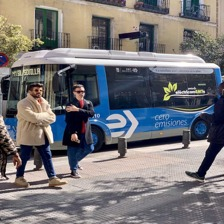
#> input picture ViT/assets/sample.jpg, 224 x 224 px
$ python make_figures.py
#> lines starting #> are read from the running program, lines starting #| are printed output that depends on the picture
"""Draw the two figures used in README.md (no model required).

    python make_figures.py

    assets/vit_architecture.png  -- the whole pipeline + one encoder block, with shapes
    assets/patchify.png          -- image -> 196 patches -> token sequence, on a real photo

Fonts: tries Chinese fonts (Microsoft YaHei etc.) and falls back to English labels
automatically, so the script also runs on a machine without CJK fonts.
"""

import os

import matplotlib
matplotlib.use("Agg")
import matplotlib.font_manager as fm
import matplotlib.pyplot as plt
import numpy as np
from matplotlib.patches import FancyArrowPatch, FancyBboxPatch, Circle
from PIL import Image

# --------------------------------------------------------------------------------------
# fonts: pick a CJK font if we have one
# --------------------------------------------------------------------------------------
CJK_CANDIDATES = ["Microsoft YaHei", "SimHei", "Noto Sans CJK SC", "Source Han Sans SC",
                  "PingFang SC", "DengXian", "SimSun"]
_have = {f.name for f in fm.fontManager.ttflist}
CJK = next((c for c in CJK_CANDIDATES if c in _have), None)
if CJK:
    plt.rcParams["font.sans-serif"] = [CJK, "DejaVu Sans"]
    plt.rcParams["axes.unicode_minus"] = False


def t(zh, en):
    """Pick Chinese or English label depending on font availability."""
    return zh if CJK else en


INK = "#16233a"
SUB = "#41557a"
BLUE, BLUE_FC = "#3b6cb8", "#e9f1fd"
ORANGE, ORANGE_FC = "#c26a12", "#fdf1e2"
GREEN, GREEN_FC = "#2f7d5b", "#e7f4ee"
GREY = "#6b7a90"
PURPLE, PURPLE_FC = "#6b4fa1", "#f0ebfa"


def box(ax, cx, cy, w, h, title, sub=None, fc=BLUE_FC, ec=BLUE, title_fs=11.5, sub_fs=9, zorder=2):
    ax.add_patch(FancyBboxPatch((cx - w / 2, cy - h / 2), w, h, boxstyle="round,pad=0.02,rounding_size=0.6",
                                fc=fc, ec=ec, lw=1.5, zorder=zorder))
    if sub:
        ax.text(cx, cy + h * 0.17, title, ha="center", va="center", fontsize=title_fs,
                color=INK, weight="bold", zorder=zorder + 1)
        ax.text(cx, cy - h * 0.2, sub, ha="center", va="center", fontsize=sub_fs,
                color=SUB, zorder=zorder + 1, linespacing=1.35)
    else:
        ax.text(cx, cy, title, ha="center", va="center", fontsize=title_fs, color=INK,
                weight="bold", zorder=zorder + 1)


def arrow(ax, p0, p1, color=GREY, lw=1.6, style="-|>", ls="-", rad=0.0):
    ax.add_patch(FancyArrowPatch(p0, p1, arrowstyle=style, mutation_scale=13, lw=lw,
                                 color=color, linestyle=ls, zorder=1,
                                 connectionstyle=f"arc3,rad={rad}", shrinkA=2, shrinkB=2))


def oplus(ax, cx, cy, r=0.55, label="⊕"):
    ax.add_patch(Circle((cx, cy), r, fc="white", ec=GREY, lw=1.4, zorder=4))
    ax.text(cx, cy, label, ha="center", va="center", fontsize=13, color=GREY, zorder=5)


# ======================================================================================
# Figure 1: the architecture
# ======================================================================================
def figure_architecture(path):
#> called with path = 'assets/vit_architecture.png'
    fig, ax = plt.subplots(figsize=(14.6, 8.8))
    ax.set_xlim(0, 100); ax.set_ylim(0, 100); ax.axis("off")

    ax.text(2, 97.5, t("Vision Transformer（ViT-B/16）：一次前向传播就是这几步",
                       "Vision Transformer (ViT-B/16): one forward pass"),
            fontsize=15, weight="bold", color=INK)

    # ---------------- left column: the pipeline ----------------
    x = 17
    stages = [
        (89, t("输入图像", "input image"), "x ∈ R^(1×3×224×224)", BLUE_FC, BLUE),
        (78, t("切成 14×14 个 16×16 patch", "split into 14×14 patches of 16×16"),
         t("196 个 patch，每个 16·16·3 = 768 维", "196 patches, each 16·16·3 = 768 dims"), BLUE_FC, BLUE),
        (67, t("线性投影 E  （即 Eq.1）", "linear projection E  (Eq.1)"),
         t("768 → 768，token 序列 196 × 768", "768 → 768, tokens 196 × 768"), BLUE_FC, BLUE),
        (56, t("前面拼 [CLS]，再加位置编码", "prepend [CLS], add pos-embed"),
         t("197 × 768（1 个 CLS + 196 个 patch）", "197 × 768 (1 CLS + 196 patches)"), BLUE_FC, BLUE),
    ]
    for y, title, sub, fc, ec in stages:
        box(ax, x, y, 26, 8.2, title, sub, fc=fc, ec=ec)
    labels = [t("patchify", "patchify"), t("E ∈ R^(768×768)", "E ∈ R^(768×768)"),
              t("+ [CLS] + pos", "+ [CLS] + pos")]
    for (y0, *_), y1, lab in zip(stages[:-1], [s[0] for s in stages[1:]], labels):
        arrow(ax, (x, y0 - 4.1), (x, y1 + 4.1))
        ax.text(x + 0.8, (y0 + y1) / 2, lab, fontsize=8.5, color=GREY, va="center")

    box(ax, x, 42, 26, 10, t("Transformer Encoder  × 12", "Transformer Encoder  × 12"),
        t("每层形状不变：197 × 768", "shape-preserving: 197 × 768"), fc=ORANGE_FC, ec=ORANGE, title_fs=12.5)
    arrow(ax, (x, 51.9), (x, 47.1))
    arrow(ax, (x + 13.2, 42), (49, 42), color=ORANGE, lw=1.8, rad=0.0)
    ax.text(41, 43.6, t("放大 →", "zoom →"), fontsize=9, color=ORANGE)

    arrow(ax, (x, 36.9), (x, 32.1))
    ax.text(x + 0.8, 34.6, "LayerNorm", fontsize=8.5, color=GREY, va="center")

    box(ax, x, 28, 26, 7.6, t("只取 [CLS] 那一个 token", "take the [CLS] token"),
        t("197 × 768  →  768", "197 × 768  →  768"), fc=GREEN_FC, ec=GREEN)
    arrow(ax, (x, 24.1), (x, 19.9))
    box(ax, x, 16, 26, 7.4, t("MLP Head（768 → 1000）", "MLP head (768 → 1000)"),
        t("= 一个 Linear + softmax", "one Linear + softmax"), fc=GREEN_FC, ec=GREEN)
    arrow(ax, (x, 12.2), (x, 9.4))
    box(ax, x, 6, 26, 5.6, t("1000 类 logits", "1000 logits"), fc="white", ec=GREY)

    # footnotes
    ax.text(2, 1.6, t("总计 86.6M 参数 · 17.7 GMAC / 图 · 没有一处卷积（除 patch 切分本身）",
                     "86.6M params · 17.7 GMAC/image · zero convolutions except the patch split"),
            fontsize=9, color=GREY)

    # ---------------- right panel: one encoder block ----------------
    px0, px1 = 47, 99
    ax.add_patch(FancyBboxPatch((px0, 12), px1 - px0, 82, boxstyle="round,pad=0.02,rounding_size=1.2",
                                fc="#fbfcfe", ec="#c9d4e4", lw=1.2, zorder=0))
    ax.text((px0 + px1) / 2, 90, t("一个 Encoder Block 内部（12 层完全相同）", "inside one encoder block (x12)"),
            fontsize=12, weight="bold", color=INK, ha="center")

    xin, xatt = 60, 0
    # x inlet
    ax.text(px0 + 2.2, 81.5, "x", fontsize=12, weight="bold", color=INK)
    ax.text(px0 + 3.6, 81.5, t("(197 × 768)", "(197 × 768)"), fontsize=9, color=SUB)
    arrow(ax, (px0 + 2, 80.4), (px0 + 2, 76.5), color=INK, lw=1.4)

    # branch: top path (attention) and bottom path (MLP) from the same x
    ax.plot([px0 + 2, px0 + 2], [83.2, 20], color=INK, lw=1.4, zorder=1)          # trunk
    ax.plot([px0 + 2, 55.4], [76.5, 76.5], color=INK, lw=1.4, zorder=1)
    ax.plot([px0 + 2, 55.4], [52, 52], color=INK, lw=1.4, zorder=1)

    box(ax, 58.4, 76.5, 6.2, 6.4, t("LN", "LN"), fc="white", ec=GREY, title_fs=10.5)
    arrow(ax, (61.5, 76.5), (64.4, 76.5), color=INK)
    box(ax, 76, 76.5, 22, 10.4, t("多头自注意力 MSA", "multi-head self-attention"),
        t("h = 12 头, d_h = 64\nA = softmax(q·k^T / √64)：197 × 197\nout = A·v·W_O：197 × 768",
          "h = 12 heads, d_h = 64\nA = softmax(q·k^T / √64): 197 × 197\nout = A·v·W_O: 197 × 768"),
        fc=ORANGE_FC, ec=ORANGE, title_fs=11)
    arrow(ax, (87, 76.5), (90.4, 76.5), color=INK)
    oplus(ax, 91.6, 76.5)
    arrow(ax, (92.2, 76.5), (96.5, 76.5), color=INK)

    # residual arc into the first oplus
    ax.annotate("", xy=(91.6, 77.1), xytext=(91.6, 83.2),
                arrowprops=dict(arrowstyle="-|>", color=GREEN, lw=1.5,
                                connectionstyle="arc3,rad=0.0", shrinkA=0, shrinkB=0))
    ax.plot([px0 + 2, 91.6], [83.2, 83.2], color=GREEN, lw=1.5, ls=(0, (5, 3)), zorder=1)
    ax.plot([91.6, 91.6], [83.2, 77.1], color=GREEN, lw=1.5, ls=(0, (5, 3)), zorder=1)
    ax.text(83, 84.4, t("残差直连（identity）", "residual"), fontsize=8.5, color=GREEN)

    # second sub-block
    ax.text(96.6, 79.4, "x'", fontsize=11, weight="bold", color=INK)
    ax.plot([96.5, 96.5], [76.5, 52], color=INK, lw=1.4, zorder=1)
    ax.plot([96.5, 96.5], [52, 48], color=INK, lw=1.4, zorder=1)
    box(ax, 58.4, 52, 6.2, 6.4, t("LN", "LN"), fc="white", ec=GREY, title_fs=10.5)
    ax.plot([96.5, 55.4], [52, 52], color=INK, lw=1.4, zorder=1)
    arrow(ax, (61.5, 52), (64.4, 52), color=INK)
    box(ax, 76, 52, 22, 10.4, t("MLP（逐 token 独立）", "MLP (per token, independent)"),
        t("768 → 3072 → 768, GELU\n占单层参数的 67%",
          "768 → 3072 → 768, GELU\n67% of a block's params"),
        fc=PURPLE_FC, ec=PURPLE, title_fs=11)
    arrow(ax, (87, 52), (90.4, 52), color=INK)
    oplus(ax, 91.6, 52)
    arrow(ax, (92.2, 52), (96.5, 52), color=INK)
    ax.plot([px0 + 2, 91.6], [45, 45], color=GREEN, lw=1.5, ls=(0, (5, 3)), zorder=1)
    ax.plot([91.6, 91.6], [45, 52.6], color=GREEN, lw=1.5, ls=(0, (5, 3)), zorder=1)
    ax.annotate("", xy=(91.6, 51.4), xytext=(91.6, 45),
                arrowprops=dict(arrowstyle="-|>", color=GREEN, lw=1.5, shrinkA=0, shrinkB=0))
    ax.plot([px0 + 2, px0 + 2], [45, 20], color=INK, lw=1.4, zorder=1)

    ax.text(px0 + 2.2, 18.5, t("输出 (197 × 768)，送进下一层", "output (197 x 768) -> next block"),
            fontsize=9.5, color=INK)

    # what attention actually does
    ax.add_patch(FancyBboxPatch((px0 + 1.5, 22.5), 49, 19.5, boxstyle="round,pad=0.02,rounding_size=0.9",
                                fc="white", ec="#dde4ee", lw=1.0, zorder=2))
    ax.text(px0 + 3, 39.8, t("“每个 token 看所有 token”是什么意思", "'every token looks at all tokens'"),
            fontsize=10, weight="bold", color=INK)
    lines = [
        t("① 197 个 token 各自乘 3 个矩阵，得到 q、k、v（197 × 768）",
          "1) each of the 197 tokens makes q, k, v (197 x 768)"),
        t("② q 和 k 两两点积 → 197 × 197 的分数矩阵：第 i 行 = “token i 和谁相关”",
          "2) pairwise q·k -> 197 x 197 scores; row i = who token i cares about"),
        t("③ softmax 把每一行归一化成权重（行和 = 1）",
          "3) softmax normalises each row (sums to 1)"),
        t("④ 用权重对 v 加权求和 → 每个 token 变成“大家信息的混合”",
          "4) weighted sum of v -> each token becomes a mix of all tokens"),
        t("⑤ 全流程的“图像空间结构”只来自 pos-embed，别的都不知道 2D 位置",
          "5) all 2D structure comes from pos-embed; nothing else knows position"),
    ]
    for i, ln in enumerate(lines):
        ax.text(px0 + 3, 36.2 - i * 2.9, ln, fontsize=8.8, color=SUB)

    fig.tight_layout()
    fig.savefig(path, dpi=170, bbox_inches="tight", facecolor="white")
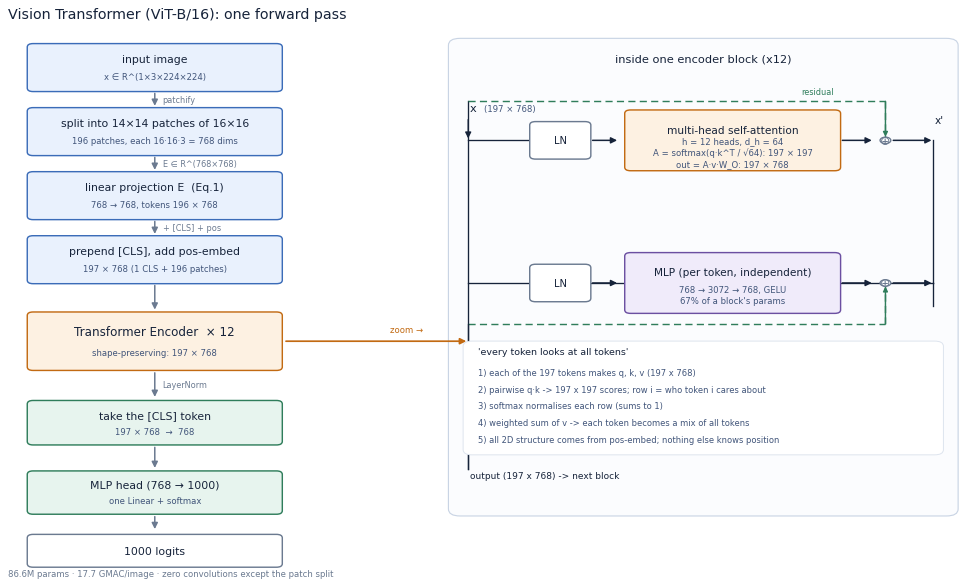
#> figure drawn by matplotlib, 1 panel
    plt.close(fig)
    print("wrote", path)


# ======================================================================================
# Figure 2: patchify on a real photo
# ======================================================================================
def figure_patchify(path, img_path="assets/sample.jpg", patch=16):
    """(a) the image cut into a grid  (b) one row of patches laid out as a token sequence."""
#> called with path = 'assets/patchify.png', img_path = 'assets/sample.jpg', patch = 16
    img = Image.open(img_path).convert("RGB").resize((224, 224), Image.BICUBIC)
#> img is the input picture: PIL image 224x224 RGB; mean R, G, B 117.4, 115.6, 118.3
    a = np.asarray(img)
    g = 224 // patch  # 14

    fig = plt.figure(figsize=(13.2, 4.9))

    # ---------------- (a) image + grid ----------------
    ax0 = fig.add_axes([0.01, 0.06, 0.30, 0.84])
    ax0.imshow(a)
    for i in range(g + 1):
        ax0.axhline(i * patch - 0.5, color="white", lw=0.6, alpha=0.75)
        ax0.axvline(i * patch - 0.5, color="white", lw=0.6, alpha=0.75)
    for c in range(g):  # row-major order made explicit on the first row
        ax0.text(c * patch + patch / 2, patch / 2, str(c), color="white", fontsize=7,
                 ha="center", va="center", weight="bold",
                 bbox=dict(fc="black", alpha=0.5, pad=1.0, ec="none"))
    for idx in (g, g * g - 1):
        r, c = divmod(idx, g)
        ax0.add_patch(plt.Rectangle((c * patch - 0.5, r * patch - 0.5), patch, patch,
                                    fill=False, ec="#ffd166", lw=2.2))
        ax0.text(c * patch + patch / 2, r * patch + patch / 2, str(idx), color="white",
                 fontsize=7.5, ha="center", va="center", weight="bold",
                 bbox=dict(fc="black", alpha=0.6, pad=1.2, ec="none"))
    ax0.axis("off")
    fig.text(0.16, 0.965, t(f"(a) 224×224 切成 14×14 = {g*g} 个 16×16 patch",
                           f"(a) 224x224 cut into {g*g} patches of 16x16"),
             fontsize=10.5, ha="center", weight="bold", color=INK)
    fig.text(0.16, 0.015, t("编号 = 行优先顺序（先读第 0 行，再第 1 行…）",
                            "indices are row-major (read row 0, then row 1, ...)"),
             fontsize=8, ha="center", color=GREY)

    # ---------------- (b) a row of patches as a token sequence ----------------
    ax1 = fig.add_axes([0.35, 0.08, 0.64, 0.84])
    ax1.set_xlim(-2.3, 16.2); ax1.set_ylim(0, 10); ax1.axis("off")

    ax1.add_patch(plt.Rectangle((-1.95, 4.2), 1.0, 2.6, fc="#2f7d5b", ec="none"))
    ax1.text(-1.45, 5.5, "[CLS]", color="white", fontsize=7.5, ha="center", va="center",
             weight="bold", rotation=90)
    for c in range(g):
        ax1.imshow(a[0:patch, c * patch:(c + 1) * patch],
                   extent=(c - 0.45, c + 0.45, 4.4, 7.4), zorder=3)
    ax1.text(14.6, 5.9, "···", fontsize=15, color=SUB, ha="center", va="center")

    ax1.plot([-1.95, 15.4], [8.4, 8.4], color=GREY, lw=1.0)
    ax1.text(6.7, 9.15, t("位置 0 是 [CLS]，位置 1…196 是 patch token：序列长度 197",
                          "position 0 is [CLS], positions 1..196 are patch tokens: length 197"),
             fontsize=9, color=SUB, ha="center")
    ax1.text(-1.45, 5.5, "", fontsize=8)
    ax1.text(-1.45, 8.75, "0", fontsize=8, color="#2f7d5b", ha="center")
    for c in range(g):
        ax1.text(c, 8.75, str(c + 1), fontsize=8, color=SUB, ha="center")
        ax1.text(c, 3.5, str(c + 1), fontsize=7.5, color=SUB, ha="center")
    ax1.text(-1.45, 3.5, "0", fontsize=7.5, color="#2f7d5b", ha="center")

    ax1.text(6.7, 1.6, t("每个格子 = 16×16×3 = 768 个像素值，乘上 E (768×768) 变成 1 个 768 维 token",
                         "each cell = 16x16x3 = 768 pixel values, multiplied by E (768x768) into one 768-d token"),
             fontsize=8.5, color=GREY, ha="center")
    ax1.text(6.7, 0.4, t("第 0 行 → 第 1 行 → …… → 第 13 行（行优先，和读文字一样）",
                         "row 0 -> row 1 -> ... -> row 13 (row-major, like reading text)"),
             fontsize=8.5, color=GREY, ha="center")

    fig.text(0.67, 0.965, t("(b) 摊平成模型真正读到的“一句话”", "(b) flattened into the sentence the model reads"),
             fontsize=10.5, ha="center", weight="bold", color=INK)

    fig.savefig(path, dpi=165, bbox_inches="tight", facecolor="white")
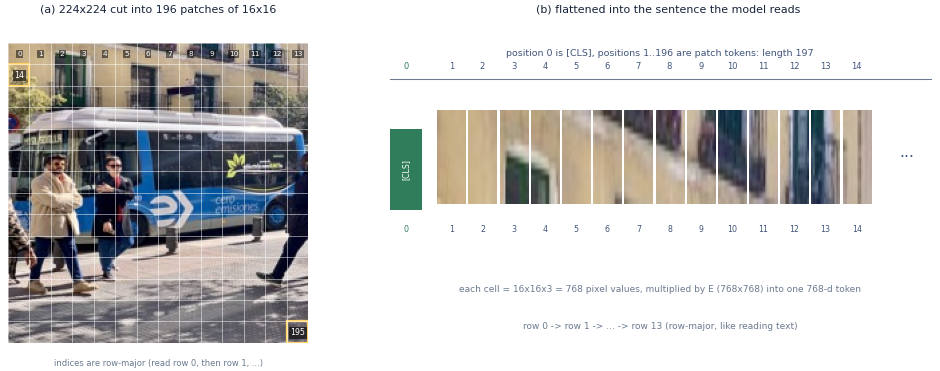
#> figure drawn by matplotlib, 2 panels
    plt.close(fig)
    print("wrote", path)


if __name__ == "__main__":
    os.makedirs("assets", exist_ok=True)
    figure_architecture("assets/vit_architecture.png")
    figure_patchify("assets/patchify.png")
